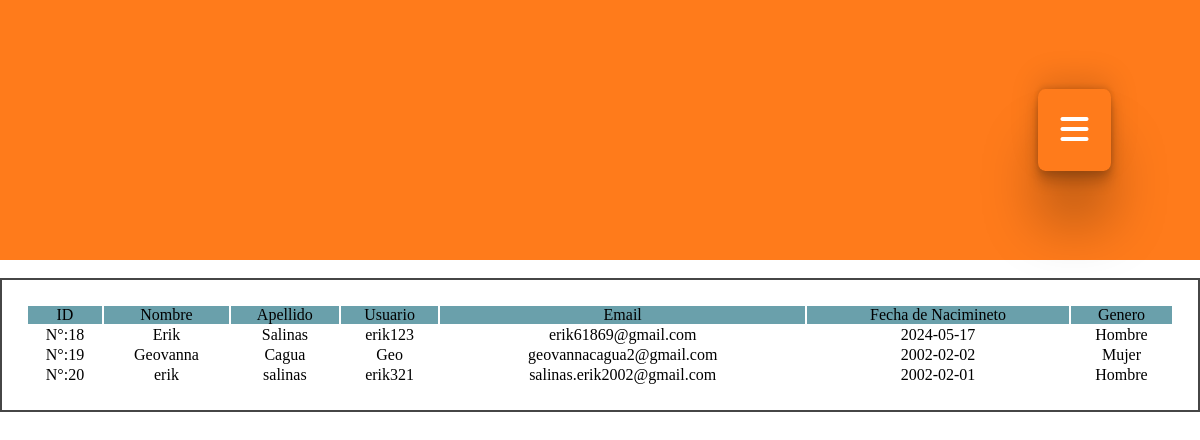
The page /mvc/views/usuarios.php on the database its author committed.
### tables this page shows
CREATE TABLE `registro_usuario` (
  `id_regis_usuario` int(11) NOT NULL,
  `name` text NOT NULL,
  `lastname` text NOT NULL,
  `user_registration` varchar(255) NOT NULL,
  `registry_key` varchar(255) NOT NULL,
  `email` text NOT NULL,
  `date` date NOT NULL,
  `sex` text NOT NULL,
  `reset_token` varchar(255) NOT NULL
);

### mvc/views/usuarios.php (the view, shortened to what this page needs)
<!DOCTYPE html>
<html lang="es">
<head>
        <link rel="stylesheet" href="https://cdnjs.cloudflare.com/ajax/libs/font-awesome/6.5.2/css/all.min.css" />
    <link rel="stylesheet" href="../public/css/styles.css" />
</head>
<body>
    <header>
        <button class="openMenu" id="openMenu"><i class="fa-solid fa-bars"></i></button>
    </header>
    <main>
    <?php
            $conexion= mysqli_connect("localhost","root","","loshermanos") or die ("Problemas con la conexion a la base de datos");
            $registros = mysqli_query($conexion,"select * from registro_usuario") or die ("Problemas en la conexion con la tabla");
            echo "<table>";
            echo "<tr class=titulo>";
            echo "<td  >"."ID"."</td>";
            echo "<td  >"."Nombre"."</td>";
            echo "<td >"."Apellido"."</td>";
            echo "<td  >"."Usuario". "</td>";
            echo "<td  >"."Email". "</td>";
            echo "<td  >"."Fecha de Nacimineto". "</td>";
            echo "<td  >"."Genero". "</td>";
            echo "</tr>"."<br>";
            while($reg=mysqli_fetch_array($registros)){
                echo "<tr class=opciones>";
                echo "<td  >"."N°:".$reg['id_regis_usuario']."</td>" ;
                echo "<td  >".$reg['name']."</td>" ;
                echo "<td >".$reg['lastname']."</td>";
                echo "<td >".$reg['user_registration']."</td>";
                echo "<td >". $reg['email']."</td>";
                echo "<td >".$reg['date']."</td>";
                echo "<td >".$reg['sex']."</td>";
                echo "</tr>";
            }
            echo "</table>";
        ?>
    </main>
</body>
</html>

### mvc/public/css/styles.css (style rules this page uses)
:root { --first-color: #ff7b1b; --second-color: #6aa0ab; --third-color:#d86716; --text-first-color: #000000; --text-second-color: #ffffff; --font-family-first: "Montserrat", sans-serif; ; --font-size-title: 1.5rem; --font-size-text: 1rem; --line-height-base: 1.5; --text-login-color: #ffffff; --text-login-color-titel:#ff7b1b; }
* { padding: 0; margin: 0; box-sizing: border-box; vertical-align: baseline; }
html { scroll-behavior: smooth; }
header { padding: 2rem; background-color: var(--first-color); }
.openMenu { display: block; margin-left: auto; color: #ffffff; border: none; background-color: transparent; font-size: 2rem; }
table { width: 100vw; text-align: center; background-color: white; border: solid 2px rgba(0, 0, 0, 0.727); padding: 2%; }
.titulo { padding: 10%; background-color: var(--second-color); }
.opciones { border: solid 1px rgba(0, 0, 0, 0.785); }
td { margin: 2%; }
button { box-shadow: rgba(0, 0, 0, 0.25) 0px 54px 55px, rgba(0, 0, 0, 0.12) 0px -12px 30px, rgba(0, 0, 0, 0.12) 0px 4px 6px, rgba(0, 0, 0, 0.17) 0px 12px 13px, rgba(0, 0, 0, 0.09) 0px -3px 5px; padding: 2%; margin: 5%; border: solid 1px black; background-color: white; border-radius: 10%; color: white; }

### rows shown on the page
registro_usuario: id_regis_usuario "18", name "Erik", lastname "Salinas", user_registration "erik123", email "erik61869@gmail.com", date "2024-05-17", sex "Hombre"
registro_usuario: id_regis_usuario "19", name "Geovanna", lastname "Cagua", user_registration "Geo", email "geovannacagua2@gmail.com", date "2002-02-02", sex "Mujer"
registro_usuario: id_regis_usuario "20", name "erik", lastname "salinas", user_registration "erik321", email "salinas.erik2002@gmail.com", date "2002-02-01", sex "Hombre"
